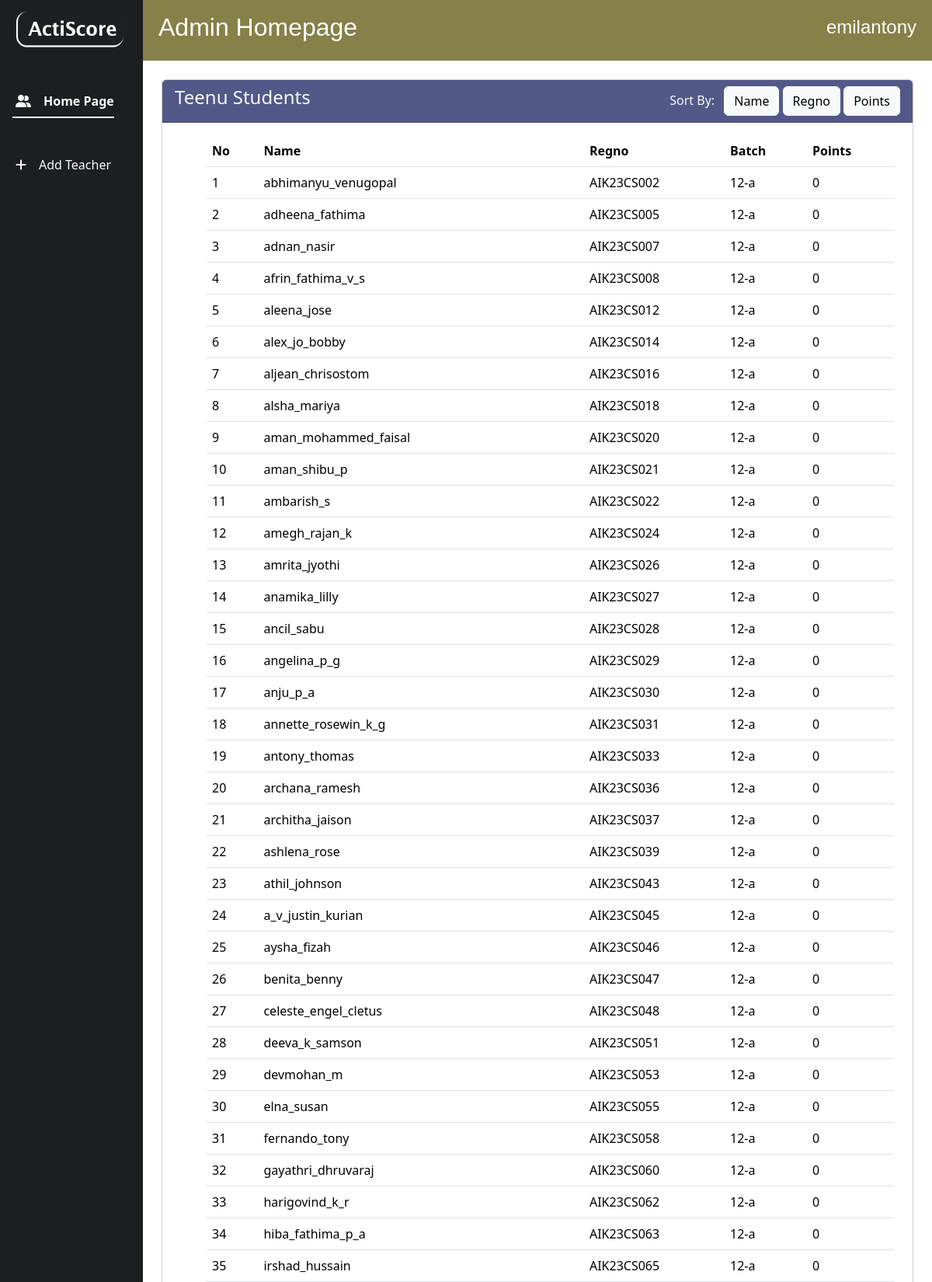
/admini/studentlist/5 (signed in, upper part), run on the app's committed database.
### homepg/models.py (models this page shows, shortened)
class CustomUser(AbstractUser):
    role=(
        ('teacher','Teacher'),
        ('student','Student')
    )
    roles=models.CharField(max_length=10,choices=role,default="student")
    verified=models.BooleanField(default=False)

class Teacher(models.Model):
    batches=(
        ('9','9'),
        ('10','10'),
        ('11','11'),
        ('12-a','12-a'),
        ('12-b','12-b'))
    name = models.CharField(max_length=100)
    batch = models.CharField(choices=batches,default='9',max_length=10,unique=True)
    user = models.OneToOneField(CustomUser,on_delete=models.CASCADE,null=True)

class Student(models.Model):
    batches=(
        ('9','9'),
        ('10','10'),
        ('11','11'),
        ('12-a','12-a'),
        ('12-b','12-b'))
    name = models.CharField(max_length=100)
    regno = models.CharField(max_length=10,blank=True,null=False,unique=True,validators=[RegexValidator(regex=r'^(aik|AIK)\d{2}(cs|CS)\d{3}$',message='Enter a valid registration number.')] )
    batch = models.CharField(choices=batches,default='9',max_length=10)
    points = models.IntegerField(default=0)
    teacher = models.ForeignKey(Teacher,default=None,on_delete=models.SET_DEFAULT,null=True,blank=True)
    user = models.OneToOneField(CustomUser,on_delete=models.CASCADE)

### homepg/decorators.py (the view)
    def wrapper_func (request,*args,**kwargs):
        if request.user.is_authenticated:
            if request.user.is_superuser:
                return view_func(request,*args,**kwargs)
            elif request.user.roles == 'teacher':
                return redirect('teachvw')
            else:
                return redirect('studvw')
        else:
            return redirect('loginpg')

### homepg/views.py (called while the page is built)
@authenticated_admin
@login_required(login_url='/login')
def student_listing(request,id):
    user=request.user
    teacher= Teacher.objects.get(id=id)
    students=Student.objects.filter(teacher=teacher)
    sort_by = request.GET.get('sort_by')
    if sort_by == 'name':
        students = students.order_by('name')
    elif sort_by == 'regno':
        students = students.order_by('regno')
    elif sort_by == 'points':
        students = students.order_by('-points')
    return render(request, 'student_listing.html',{'students': students,'user':user,'teacher':teacher})

### homepg/templates/student_listing.html (shortened to what this page needs)
{% load static %}
<!doctype html>
<html lang="en">
  <head>
    <link rel="stylesheet" href="https://cdnjs.cloudflare.com/ajax/libs/font-awesome/6.5.1/css/all.min.css" />
    <link href="https://cdn.jsdelivr.net/npm/bootstrap@5.3.3/dist/css/bootstrap.min.css" rel="stylesheet">
</head>
  <body>
    <div class="container-fluid">
        <div class="row flex-nowrap">
            <div class="col-auto px-sm-2 px-0" style="background-color: #1b1f21;">
                <div class="d-flex flex-column align-items-center align-items-sm-start px-2 pt-1 text-white min-vh-100">
                    <div class="brand-name mb-5 mt-2">
                        <img src="{% static 'logo.png' %}"  alt="bootstrap" width="150" height="50">
                    </div>
                    <ul class="nav nav-underline nav-fill flex-column mb-sm-auto  align-items-sm-start" id="menu">
                        <li class="nav-item">
                            <a href="{% url 'adminvw' %}" class="nav-link text-light active align-middle mb-4 ">
                            <span class="ms-1 d-none d-sm-inline"><i class="fa-solid fa-user-group me-3"></i>Home Page</span>
                            </a>
                        </li>
                        <li class="nav-item">
                            <a href="{% url 'addtch' %}" class="nav-link text-light  align-middle mb-4 ">
                            <span class="ms-1 d-none d-sm-inline"><i class="fa-solid fa-plus me-3"></i>Add Teacher</span>
                            </a>
                        </li>
                    </ul>
                </div>
            </div>
            <div class="col g-0">
                <div class="col g-0">
                    <nav class="navbar sticky-top px-2 py-3" style="background-color:#868049;color: #FFFFFF; font-family: Helvetica;">
                        <div class="container-fluid">
                            <h2 class="d-flex">Admin Homepage</h2>
                            <h4 class="d-flex">{{user}}</h4>
                        </div>
                    </nav>
                <div class="card m-4">
                        <div class="card-header text-light d-flex justify-content-between" style="background-color: #525888; ">
                        <h4>{{teacher.name}} Students</h4>
                        <div>
                            <span class="me-2">Sort By:</span>
                            <button onclick="sortTable('name') " class="btn btn-light">Name</button>
                            <button onclick="sortTable('regno')" class="btn btn-light">Regno</button>
                            <button onclick="sortTable('points')" class="btn btn-light">Points</button>
                        </div>
                        </div>
                        <div class="card-body ps-5 overflow-y-auto" style="max-height: 80vh;">
                            <div class="overflow-auto mx-2 "    style="max-height: 80vh;">
                                <table class="table" id="activity-table">
                                    <thead>
                                        <tr>
                                            <th>No</th>
                                            <th  scope="col"> Name</th>
                                            <th  scope="col"> Regno</th>
                                            <th  scope="col"> Batch</th>
                                            <th  scope="col"> Points</th>
                                        </tr>
                                    </thead>
                                    <tbody>
                                        {% for i in students %}
                                                <tr>
                                                    <td scope="row">{{ forloop.counter }}</td>
                                                    <td >{{ i.name }}</td>
                                                    <td >{{ i.regno|upper }}</td>
                                                    <td >{{ i.batch }}</td>
                                                    <td >{{ i.points }}</td>
                                                </tr>
                                            {% endfor %}
                                    </tbody>
                                </table></div>
                        </div>
                </div>
            </div>
        </div>
    </div>
  </body>
</html>

### data on the page
CustomUser: username "emilantony"
Teacher: name "Teenu"
Student: name "abhimanyu_venugopal", regno "AIK23CS002", batch "12-a", points "0"
Student: name "adheena_fathima", regno "AIK23CS005", batch "12-a", points "0"
Student: name "adnan_nasir", regno "AIK23CS007", batch "12-a", points "0"
Student: name "afrin_fathima_v_s", regno "AIK23CS008", batch "12-a", points "0"
Student: name "aleena_jose", regno "AIK23CS012", batch "12-a", points "0"
Student: name "alex_jo_bobby", regno "AIK23CS014", batch "12-a", points "0"
Student: name "aljean_chrisostom", regno "AIK23CS016", batch "12-a", points "0"
Student: name "alsha_mariya", regno "AIK23CS018", batch "12-a", points "0"
Student: name "aman_mohammed_faisal", regno "AIK23CS020", batch "12-a", points "0"
Student: name "aman_shibu_p", regno "AIK23CS021", batch "12-a", points "0"
Student: name "ambarish_s", regno "AIK23CS022", batch "12-a", points "0"
Student: name "amegh_rajan_k", regno "AIK23CS024", batch "12-a", points "0"
Student: name "amrita_jyothi", regno "AIK23CS026", batch "12-a", points "0"
Student: name "anamika_lilly", regno "AIK23CS027", batch "12-a", points "0"
Student: name "ancil_sabu", regno "AIK23CS028", batch "12-a", points "0"
Student: name "angelina_p_g", regno "AIK23CS029", batch "12-a", points "0"
Student: name "anju_p_a", regno "AIK23CS030", batch "12-a", points "0"
Student: name "annette_rosewin_k_g", regno "AIK23CS031", batch "12-a", points "0"
Student: name "antony_thomas", regno "AIK23CS033", batch "12-a", points "0"
Student: name "archana_ramesh", regno "AIK23CS036", batch "12-a", points "0"
Student: name "architha_jaison", regno "AIK23CS037", batch "12-a", points "0"
Student: name "ashlena_rose", regno "AIK23CS039", batch "12-a", points "0"
Student: name "athil_johnson", regno "AIK23CS043", batch "12-a", points "0"
Student: name "a_v_justin_kurian", regno "AIK23CS045", batch "12-a", points "0"
Student: name "aysha_fizah", regno "AIK23CS046", batch "12-a", points "0"
Student: name "benita_benny", regno "AIK23CS047", batch "12-a", points "0"
Student: name "celeste_engel_cletus", regno "AIK23CS048", batch "12-a", points "0"
Student: name "deeva_k_samson", regno "AIK23CS051", batch "12-a", points "0"
Student: name "devmohan_m", regno "AIK23CS053", batch "12-a", points "0"
Student: name "elna_susan", regno "AIK23CS055", batch "12-a", points "0"
Student: name "fernando_tony", regno "AIK23CS058", batch "12-a", points "0"
Student: name "gayathri_dhruvaraj", regno "AIK23CS060", batch "12-a", points "0"
Student: name "harigovind_k_r", regno "AIK23CS062", batch "12-a", points "0"
Student: name "hiba_fathima_p_a", regno "AIK23CS063", batch "12-a", points "0"
Student: name "irshad_hussain", regno "AIK23CS065", batch "12-a", points "0"
